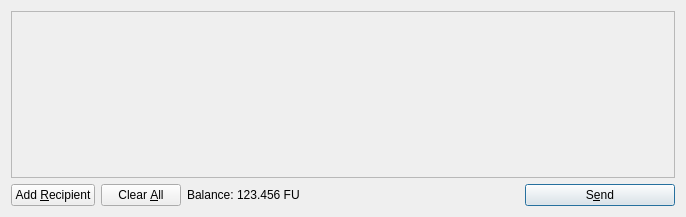
<?xml version="1.0" encoding="UTF-8"?>
<ui version="4.0">
 <class>SendCoinsDialog</class>
 <widget class="QDialog" name="SendCoinsDialog">
  <property name="geometry">
   <rect>
    <x>0</x>
    <y>0</y>
    <width>686</width>
    <height>217</height>
   </rect>
  </property>
  <property name="windowTitle">
   <string>Send Coins</string>
  </property>
  <layout class="QVBoxLayout" name="verticalLayout">
   <item>
    <widget class="QScrollArea" name="scrollArea">
     <property name="widgetResizable">
      <bool>true</bool>
     </property>
     <widget class="QWidget" name="scrollAreaWidgetContents">
      <property name="geometry">
       <rect>
        <x>0</x>
        <y>0</y>
        <width>666</width>
        <height>165</height>
       </rect>
      </property>
      <layout class="QVBoxLayout" name="verticalLayout_2">
       <property name="margin">
        <number>0</number>
       </property>
       <item>
        <layout class="QVBoxLayout" name="entries">
         <property name="spacing">
          <number>6</number>
         </property>
        </layout>
       </item>
       <item>
        <spacer name="verticalSpacer">
         <property name="orientation">
          <enum>Qt::Vertical</enum>
         </property>
         <property name="sizeHint" stdset="0">
          <size>
           <width>20</width>
           <height>40</height>
          </size>
         </property>
        </spacer>
       </item>
      </layout>
     </widget>
    </widget>
   </item>
   <item>
    <layout class="QHBoxLayout" name="horizontalLayout">
     <item>
      <widget class="QPushButton" name="addButton">
       <property name="toolTip">
        <string>Send to multiple recipients at once</string>
       </property>
       <property name="text">
        <string>Add &amp;Recipient</string>
       </property>
       <property name="icon">
        <iconset resource="../bitcoin.qrc">
         <normaloff>:/icons/add</normaloff>:/icons/add</iconset>
       </property>
       <property name="autoDefault">
        <bool>false</bool>
       </property>
      </widget>
     </item>
     <item>
      <widget class="QPushButton" name="clearButton">
       <property name="sizePolicy">
        <sizepolicy hsizetype="Minimum" vsizetype="Fixed">
         <horstretch>0</horstretch>
         <verstretch>0</verstretch>
        </sizepolicy>
       </property>
       <property name="toolTip">
        <string>Remove all transaction fields</string>
       </property>
       <property name="text">
        <string>Clear &amp;All</string>
       </property>
       <property name="icon">
        <iconset resource="../bitcoin.qrc">
         <normaloff>:/icons/remove</normaloff>:/icons/remove</iconset>
       </property>
       <property name="autoRepeatDelay">
        <number>300</number>
       </property>
       <property name="autoDefault">
        <bool>false</bool>
       </property>
      </widget>
     </item>
     <item>
      <layout class="QHBoxLayout" name="horizontalLayout_2">
       <property name="spacing">
        <number>3</number>
       </property>
       <item>
        <widget class="QLabel" name="label">
         <property name="text">
          <string>Balance:</string>
         </property>
        </widget>
       </item>
       <item>
        <widget class="QLabel" name="labelBalance">
         <property name="cursor">
          <cursorShape>IBeamCursor</cursorShape>
         </property>
         <property name="text">
          <string>123.456 FU</string>
         </property>
         <property name="textInteractionFlags">
          <set>Qt::LinksAccessibleByMouse|Qt::TextSelectableByKeyboard|Qt::TextSelectableByMouse</set>
         </property>
        </widget>
       </item>
      </layout>
     </item>
     <item>
      <spacer name="horizontalSpacer">
       <property name="orientation">
        <enum>Qt::Horizontal</enum>
       </property>
       <property name="sizeHint" stdset="0">
        <size>
         <width>40</width>
         <height>20</height>
        </size>
       </property>
      </spacer>
     </item>
     <item>
      <widget class="QPushButton" name="sendButton">
       <property name="minimumSize">
        <size>
         <width>150</width>
         <height>0</height>
        </size>
       </property>
       <property name="toolTip">
        <string>Confirm the send action</string>
       </property>
       <property name="text">
        <string>S&amp;end</string>
       </property>
       <property name="icon">
        <iconset resource="../bitcoin.qrc">
         <normaloff>:/icons/send</normaloff>:/icons/send</iconset>
       </property>
       <property name="default">
        <bool>true</bool>
       </property>
      </widget>
     </item>
    </layout>
   </item>
  </layout>
 </widget>
 <resources>
  <include location="../bitcoin.qrc"/>
 </resources>
 <connections/>
</ui>
